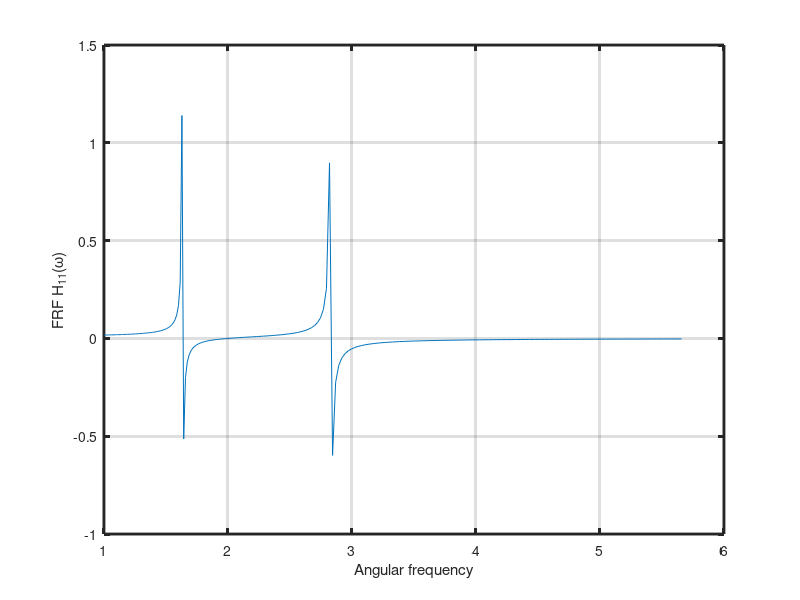
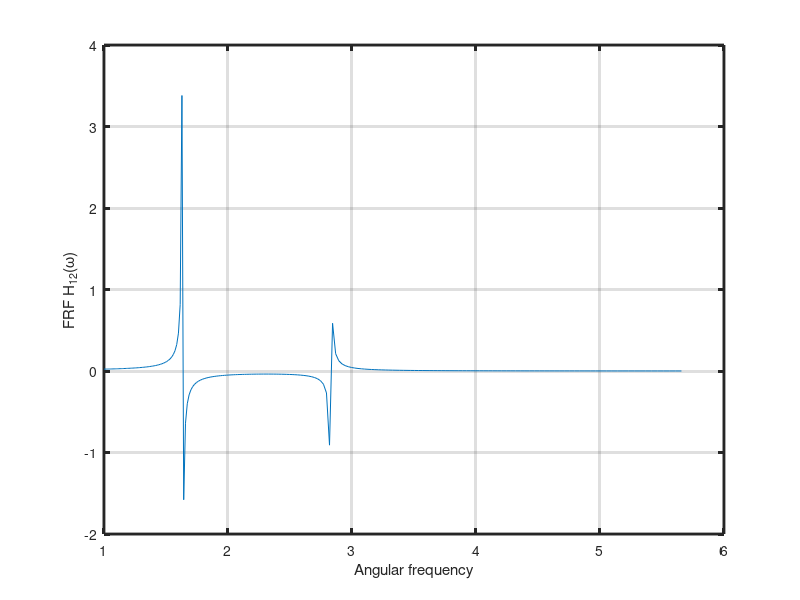
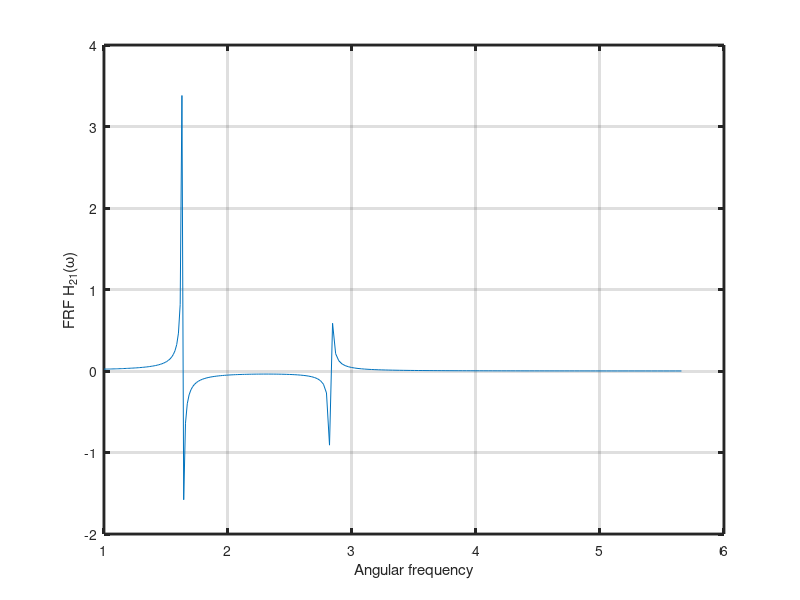
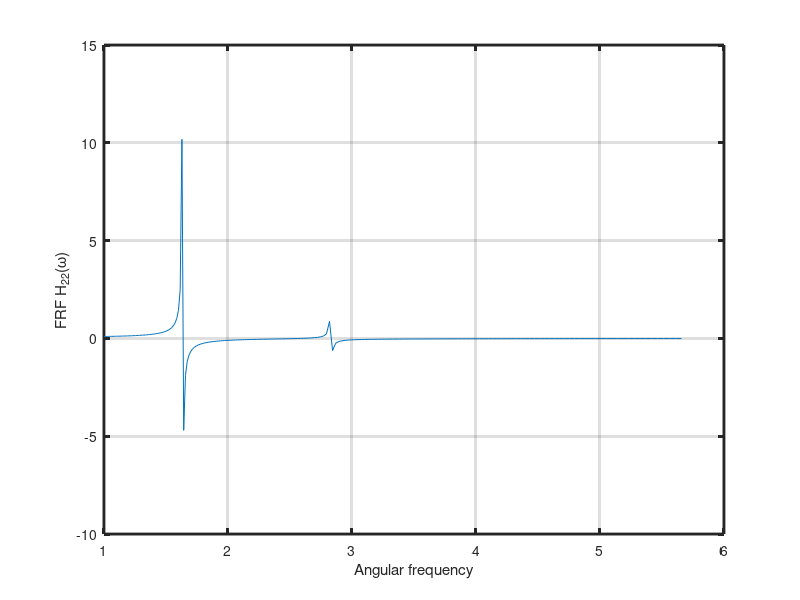

MATLAB code for these plots, in order:
%% 
% Introduce some numbers
k=20; m=5;

%% 
% System matrices
K= [5*k,-k;-k,k];;
M = [3*m,0; 0,m];
[V,D] =eig(K,M);
format  compact
% Eigenvector and eigenvalue solution of the numerical problem
V,D
% The  natural frequencies are
Om = sqrt(diag(D))


% The periods of  free vibration are
fn =Om./(2*pi)
% So the frequency range could be to about twice the highest frequency
omegas = logspace(0,log10(2*(2*pi)*max(fn)),200);


%% 
% We are assuming the load  is on mass 1
f=eye(2);
%% 
% Now sweep the frequencies
H =zeros([size(K),length(omegas)]);

for freq=1:length(omegas)
    omega =omegas(freq);
    u=(-omega^2*M+K)\f;
    H(:,:,freq) = u;
end 

%% 
% Plot the transfer function
for i=1:2
    for j=1:2
        figure;
        plot(omegas,squeeze(H(i,j,:)));
        grid on; set(gca,'linewidth',2);
        xlabel('Angular frequency'); ylabel(['FRF H_{',num2str(i),num2str(j),'}(\omega)']);
    end
end

